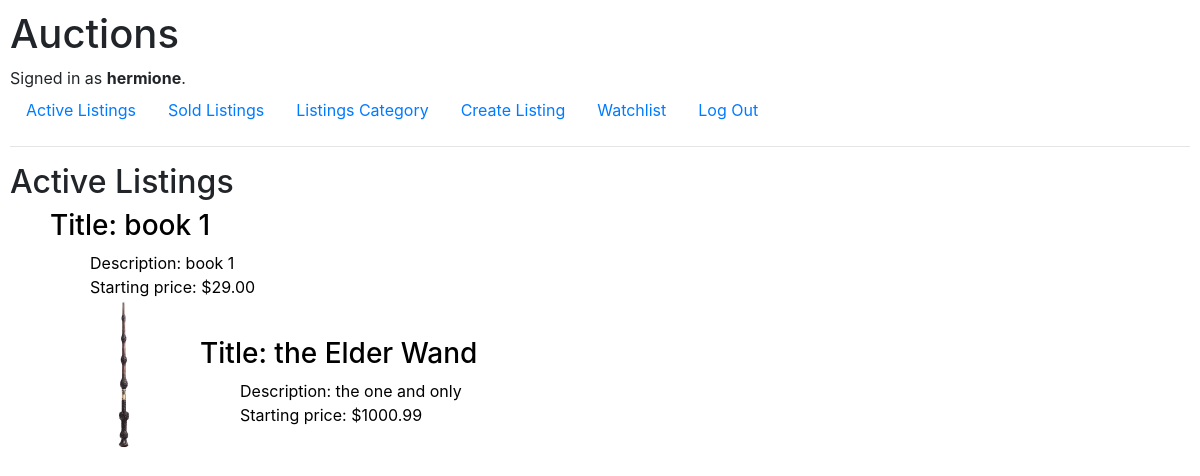
Page / (signed in) on the committed database.
### auctions/models.py (models this page shows, shortened)
class User(AbstractUser):
    pass

class Listing(models.Model):
    title = models.CharField(max_length=100)
    description = models.CharField(max_length=1000)
    price = models.DecimalField(max_digits=10, decimal_places=2)
    category = models.CharField(max_length=64)
    username = models.ForeignKey(User, on_delete=models.CASCADE, related_name="owner")
    img = models.ImageField(upload_to="auctions/uploads/images", blank=True, null=True, default=None)
    active = models.BooleanField(default=True)

### auctions/views.py (the view)
# urls.py: path("", views.index, name="index"),
def index(request):
    return render(request, "auctions/index.html", {
        "listings": Listing.objects.all().filter(active=True)
    })

### auctions/templates/auctions/index.html
{% extends "auctions/layout.html" %}
{% block body %}
    <h2>Active Listings</h2>
    {% if listings %}
        <ul style="list-style-type: none;">
            {% for item in listings %}
            <div style="display: flex; justify-content: start; align-items: center;">
                {% if item.img %}
                <section>
                    <figure>
                        <img src="{{ item.img.url }}" alt="Listed item image" style="width: 150px;">
                    </figure>
                </section>
                {% endif %}
                <li>
                    <a href="{% url 'listing_page' item.pk %}" style="text-decoration: none; color: black;">
                        <h3>Title: {{ item.title }}</h3>
                        <ul style="list-style-type: none;">
                            <li>Description: {{ item.description }}</li>
                            <li>Starting price: ${{ item.price }}</li>
                        </ul>
                    </a>
                </li>
            </div>
            {% endfor %}
        </ul>
    {% else %}
        <h3>{{ no_category_item }}</h3>
    {% endif %}
{% endblock %}

### auctions/templates/auctions/layout.html (shortened to what this page needs)
{% load static %}
<!DOCTYPE html>
<html lang="en">
    <head>
        <link rel="stylesheet" href="https://stackpath.bootstrapcdn.com/bootstrap/4.4.1/css/bootstrap.min.css">
        <link href="{% static 'auctions/styles.css' %}" rel="stylesheet">
    </head>
    <body>
        <h1>Auctions</h1>
        <div>
            {% if user.is_authenticated %}
                Signed in as <strong>{{ user.username }}</strong>.
            {% else %}
                Not signed in.
            {% endif %}
        </div>
        <ul class="nav">
            <li class="nav-item">
                <a class="nav-link" href="{% url 'index' %}">Active Listings</a>
            </li>
            <li class="nav-item">
                <a class="nav-link" href="{% url 'index_sold' %}">Sold Listings</a>
            </li>
            <li class="nav-item">
                <a class="nav-link" href="{% url 'index_category' %}">Listings Category</a>
            </li>
            {% if user.is_authenticated %}
                <li class="nav-item">
                    <a class="nav-link" href="{% url 'create_listing' %}">Create Listing</a>
                </li>
                <li class="nav-item">
                    <a class="nav-link" href="{% url 'watchlist' %}">Watchlist</a>
                </li>
                <li class="nav-item">
                    <a class="nav-link" href="{% url 'logout' %}">Log Out</a>
                </li>
            {% endif %}
        </ul>
        <hr>
        {% block body %}
        {% endblock %}
    </body>
</html>

### auctions/static/auctions/styles.css (style rules this page uses)
body { padding: 10px; }

### rows in the picture
User: username "hermione"
Listing: title "book 1", description "book 1", price "29.00"
Listing: img (picture), title "the Elder Wand", description "the one and only", price "1000.99"
